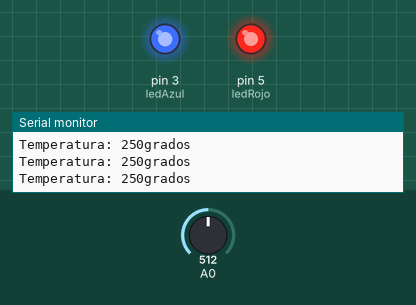
This sketch was run on a simulated Arduino Uno, built with avr-gcc and run on an emulated ATmega328P. Parts: output pins drawn as LEDs (lit = HIGH), the last lines printed to the serial monitor. The test bench sets the inputs (shaded band); at power-on: A0 = 512.

Above: at 1.2 s.
1.3 s: A0 set to 65
2.8 s: A0 set to 59
At 3.9 s:
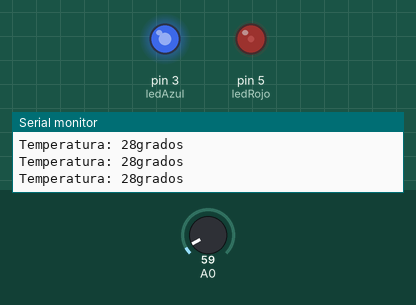
4.3 s: A0 set to 0
At 5.3 s:
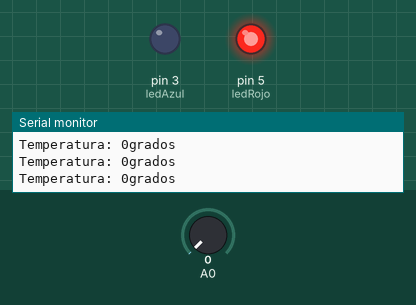
5.9 s: A0 set to 122
At 6.7 s:
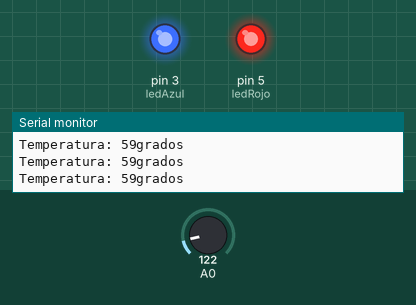
Timing chart, 0 to 8.5 s (numbered marks = the images above; inputs shaded):
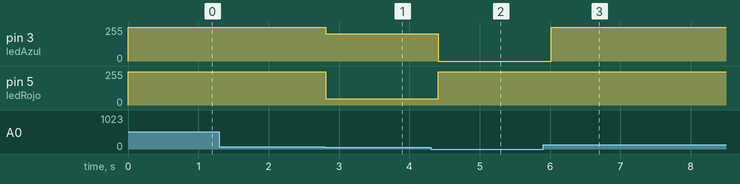

Measured:
- the behaviour switches between 60 and 59 on A0 (found by bisection; images 0 and 1)
- after the input at 2.8 s, pin 3 (ledAzul): 255/255 → 204/255 at once; pin 5 (ledRojo): 251/255 → 46/255 at once
- after the input at 4.3 s, pin 3 (ledAzul): 204/255 → 0/255 after 0.11 s; pin 5 (ledRojo): 46/255 → 250/255 after 0.11 s
- after the input at 5.9 s, pin 3 (ledAzul): 0/255 → 255/255 after 0.12 s; pin 5 (ledRojo): 250/255 → 251/255 after 0.12 s

The sketch:

Practica_01_Temperatura_2.ino
```cpp
/*
Descripción
1. Conectamos el sensor de temperatura a la protoboard, teniendo el lado plano del sensor de frente realizamos las conexiones de la siguiente forma:
    1. El pin izquierdo lo conectamos a 5v.
    2. El pin derecho lo conectamos a tierra.
    3. El pin central lo conectamos a cualquier pin analógico de nuestro Arduino (el pin A0 en nuestro caso).
2. Conectamos dos LEDs de distintos colores, agregamos una resistencia a cada LED en la parte plana que vaya a tierra.
3. El otro pin del LED lo conectamos uno al 3 y 5 que son los que tienen funcionalidad PWM.
4. Conectamos los cables de tierra y 5V de la Arduino a la protoboard.
5. Cargamos el código.
AUTOR: RETBOT
*/

//** Definiciones **//
const int sensor = 0; // entrada del sensor LM35
const int ledRojo = 5; // pin del LED rojo
const int ledAzul = 3; // pin del LED azul

long miliVolts;
long temperatura;
int brillo;

long calctemp(int datosSensor){
  /*Calculamos los mV en la entrada*/
  miliVolts = (analogRead(datosSensor) * 5000L) / 1023;
  /* Calculamos la temperatura*/
  temperatura = miliVolts / 10;
  /*Regresamos el valor de temperatura*/
  return temperatura;
}

//** Programa **//
void setup () {
  Serial.begin(9600); // iniciamos la comunicacion serial
  /*Declaramos los LEDs como salida*/
  pinMode(ledRojo, OUTPUT);
  pinMode(ledAzul, OUTPUT);
}
void loop () {//bucle a repetir continuamente
  /*Llamamos a la función para calcular temperatura
   y guardamos el valor*/
  temperatura = calctemp(sensor);

  /*Ajustamos la escala de temperatura para poder usar analoWrite*/
  brillo = map(temperatura, 24,29, 0, 255);
  /*Restringimos el rango de brillo entre 0 y 255*/
  brillo = constrain(brillo, 0, 255);

  /*Ajustamos el color de los LED*/
  analogWrite(ledRojo, (250 - brillo));
  analogWrite(ledAzul, brillo);

  /*Mandamos el valor de la temperatura al monitor serial
  y agregamos un delay para no saturar el monitor*/
  Serial.print("Temperatura: ");
  Serial.print(temperatura);
  Serial.println("grados");
  delay(200);
}
// AUTOR: RETBOT 
```
